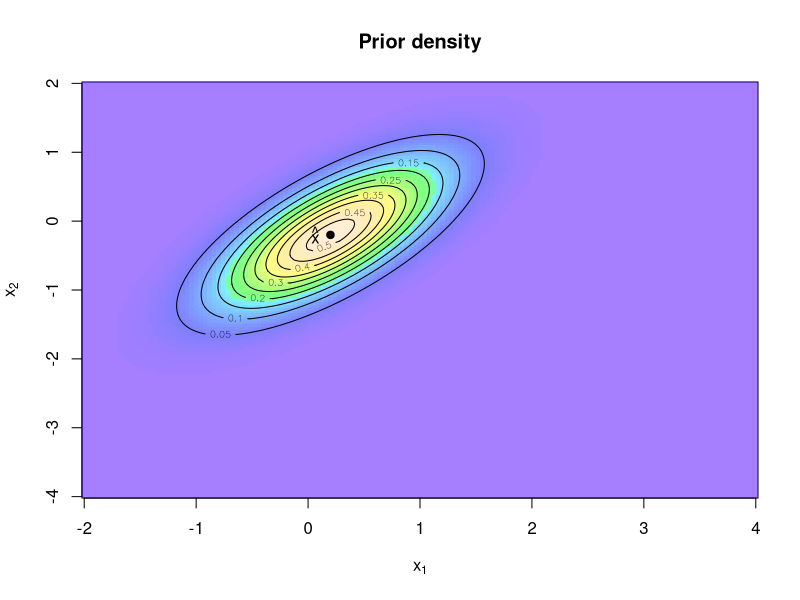
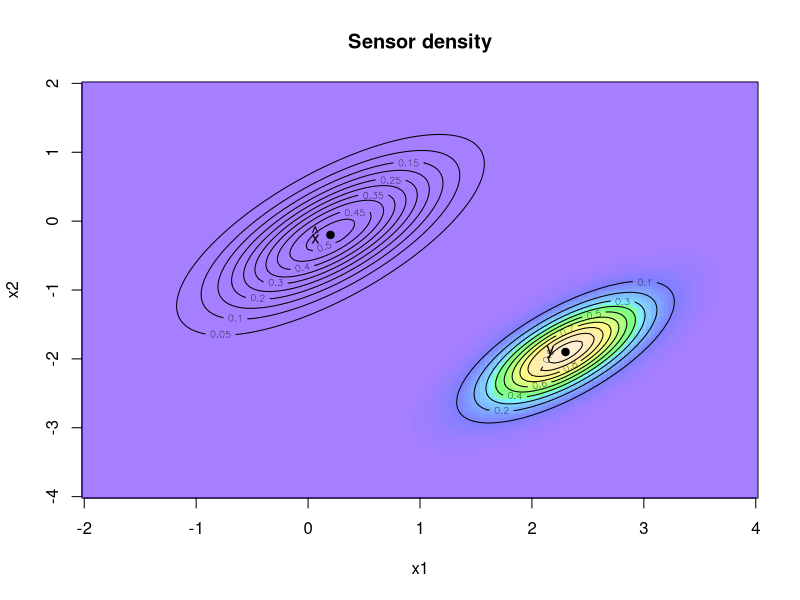
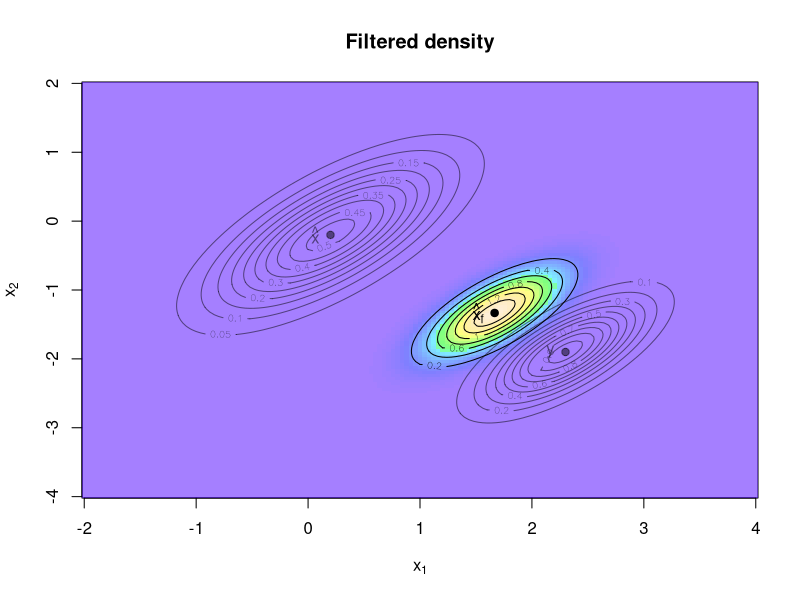
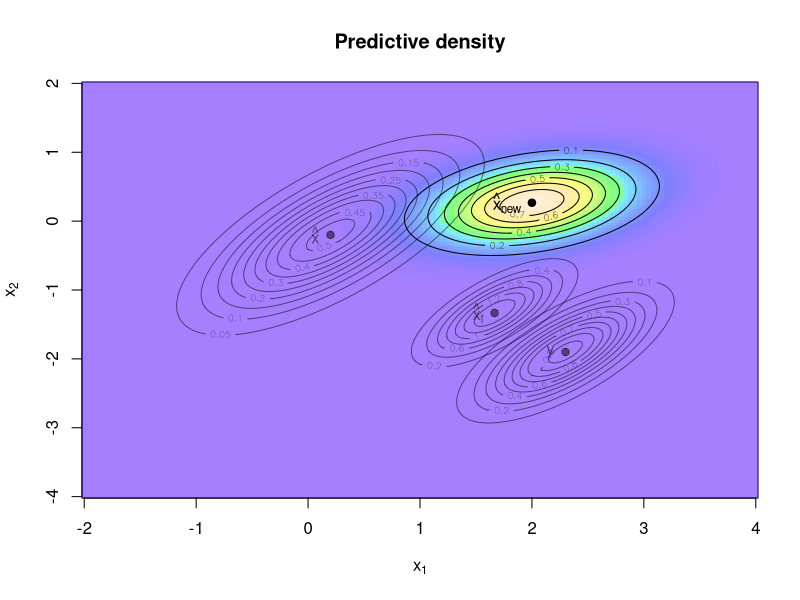
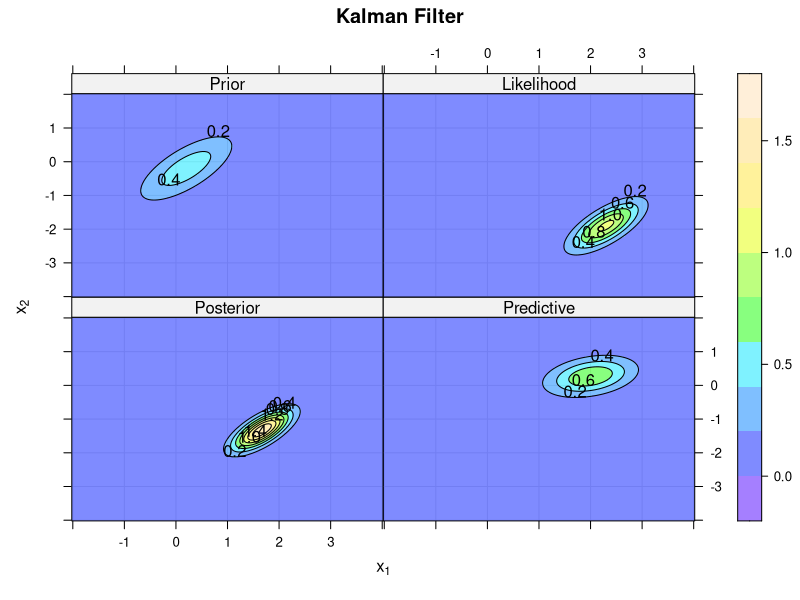

R code for these plots, in order:
library(mnormt)
mycols <- topo.colors(100,0.5)
xhat <- c(0.2, -0.2)
Sigma <- matrix(c(0.4, 0.3, 
                  0.3, 0.45), ncol=2)
x1 <- seq(-2, 4,length=151)
x2 <- seq(-4, 2,length=151)
f <- function(x1,x2, mean=xhat, varcov=Sigma) 
  dmnorm(cbind(x1,x2), mean,varcov)
z <- outer(x1,x2, f)
image(x1,x2,z, col=mycols, main="Prior density",
      xlab=expression('x'[1]), ylab=expression('x'[2]))
contour(x1,x2,z, add=TRUE)
points(0.2, -0.2, pch=19)
text(0.1, -0.2, labels = expression(hat(x)), adj = 1)


R <- 0.5 * Sigma
z2 <- outer(x1,x2, f, mean=c(2.3, -1.9), varcov=R)
image(x1, x2, z2, col=mycols, main="Sensor density")
contour(x1, x2, z2, add=TRUE)
points(2.3, -1.9, pch=19)
text(2.2, -1.9, labels = "y", adj = 1)
contour(x1, x2,z, add=TRUE)
points(0.2, -0.2, pch=19)
text(0.1, -0.2, labels = expression(hat(x)), adj = 1)

G = diag(2)
y <- c(2.4, -1.9)
xhatf <- xhat + Sigma %*% t(G) %*% solve(G %*% Sigma %*% t(G) + R) %*% (y - G %*% xhat)
Sigmaf <- Sigma - Sigma %*% t(G) %*% solve(G %*% Sigma %*% t(G) + R) %*% G %*% Sigma
z3 <- outer(x1, x2, f, mean=c(xhatf), varcov=Sigmaf)
image(x1, x2, z3, col=mycols,
      xlab=expression('x'[1]), ylab=expression('x'[2]),
      main="Filtered density")
contour(x1, x2, z3, add=TRUE)
points(xhatf[1], xhatf[2], pch=19)
text(xhatf[1]-0.1, xhatf[2],
     labels = expression(hat(x)[f]), adj = 1)
lb <- adjustcolor("black", alpha=0.5)
contour(x1, x2, z, add=TRUE, col=lb)
points(0.2, -0.2, pch=19, col=lb)
text(0.1, -0.2, labels = expression(hat(x)), adj = 1, col=lb)
contour(x1, x2, z2, add=TRUE, col=lb)
points(2.3, -1.9, pch=19, col=lb)
text(2.2, -1.9,labels = "y", adj = 1, col=lb)

A <- matrix(c(1.2, 0,
              0, -0.2), ncol=2)
Q <- 0.3 * Sigma
K <- A %*% Sigma %*% t(G) %*% solve(G%*% Sigma %*% t(G) + R)
xhatnew <- A %*% xhat + K %*% (y - G %*% xhat)
Sigmanew <- A %*% Sigma %*% t(A) - K %*% G %*% Sigma %*% t(A) + Q
z4 <- outer(x1,x2, f, mean=c(xhatnew), varcov=Sigmanew)
image(x1, x2, z4, col=mycols,
      xlab=expression('x'[1]), ylab=expression('x'[2]),
      main="Predictive density")
contour(x1, x2, z4, add=TRUE)
points(xhatnew[1], xhatnew[2], pch=19)
text(xhatnew[1]-0.1, xhatnew[2],
     labels = expression(hat(x)[new]), adj = 1)
contour(x1, x2, z3, add=TRUE, col=lb)
points(xhatf[1], xhatf[2], pch=19, col=lb)
text(xhatf[1]-0.1, xhatf[2], col=lb, 
     labels = expression(hat(x)[f]), adj = 1)
contour(x1, x2, z, add=TRUE, col=lb)
points(0.2, -0.2, pch=19, col=lb)
text(0.1, -0.2, labels = expression(hat(x)), adj = 1, col=lb)
contour(x1, x2, z2, add=TRUE, col=lb)
points(2.3, -1.9, pch=19, col=lb)
text(2.2, -1.9,labels = "y", adj = 1, col=lb)


## Plot all stages with lattice
library(lattice)
grid <- expand.grid(x=x1,y=x2)
grid$Prior <- as.vector(z)
grid$Likelihood <- as.vector(z2)
grid$Posterior <- as.vector(z3)
grid$Predictive <- as.vector(z4)
contourplot(Prior + Likelihood + Posterior + Predictive ~ x*y, 
            data=grid, col.regions=mycols, region=TRUE,
            as.table=TRUE, 
            xlab=expression(x[1]),
            ylab=expression(x[2]),
            main="Kalman Filter",
            panel=function(x,y,...){
              panel.grid(h=-1, v=-1)
              panel.contourplot(x,y,...)
            })